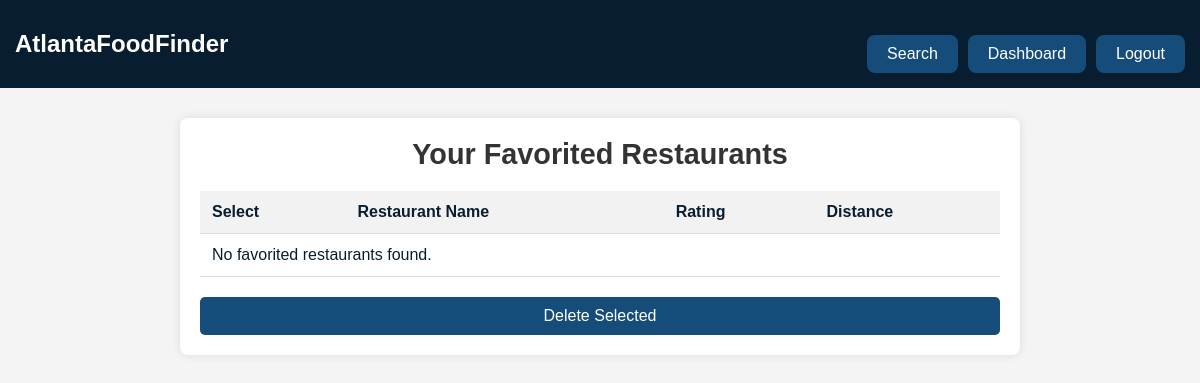
/finder/dashboard/ (signed in), run on an earlier commit of the app's database.
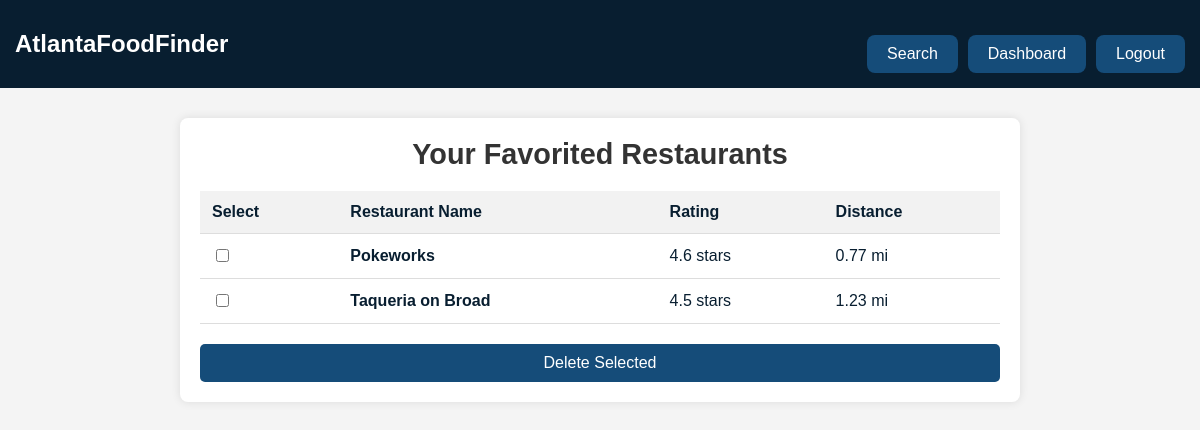
And on a later commit of the database.
### finder/models.py (models this page shows, shortened)
class Favorite(models.Model):
    user = models.ForeignKey(User, on_delete=models.CASCADE)  # Ensures that each favorite is tied to a user
    restaurant_name = models.CharField(max_length=255)
    address = models.CharField(max_length=255)  # Ensure the address is stored
    rating = models.DecimalField(max_digits=3, decimal_places=1)
    distance = models.DecimalField(max_digits=5, decimal_places=2)

### finder/views.py (the view)
# urls.py: path('finder/dashboard/', views.dashboard, name='dashboard'),
@login_required(login_url='my-login')
def dashboard(request):
    favorites = Favorite.objects.filter(user=request.user)
    return render(request, 'finder/dashboard.html', {'favorites': favorites})

### finder/templates/finder/dashboard.html (shortened to what this page needs)
{% extends 'finder/base.html' %}
{% load static %}
{% block content %}
<head>
  <link rel="stylesheet" href="/static/css/dashboard.css">
</head>
<div class="dashboard-container">
  <h1>Your Favorited Restaurants</h1>
  <div class="restaurant-list">
    <table>
      <thead>
        <tr>
          <th>Select</th>
          <th>Restaurant Name</th>
          <th>Rating</th>
          <th>Distance</th>
        </tr>
      </thead>
      <tbody id="restaurant-tbody">
        {% for favorite in favorites %}
        <tr>
          <td>
            <input type="checkbox" class="select-restaurant" value="{{ favorite.id }}">
          </td>
          <td><strong>{{ favorite.restaurant_name }}</strong></td>
          <td>{{ favorite.rating }} stars</td>
          <td>{{ favorite.distance }} mi</td>
        </tr>
        {% empty %}
        <tr>
          <td colspan="4">No favorited restaurants found.</td>
        </tr>
        {% endfor %}
      </tbody>
    </table>
  </div>
  <button id="delete-selected" class="action-btn">Delete Selected</button>
</div>
{% endblock %}

### finder/templates/finder/base.html (shortened to what this page needs)
{% load static %}
<!DOCTYPE html>
<html lang="en">
<head>
   <link rel="stylesheet" href="{% static 'css/results.css' %}">
    <nav class="navbar">
      <div class="navbar-left">
        <h1>AtlantaFoodFinder</h1>
      </div>
      <div class="navbar-right">
        <a href="{% url 'search' %}"><button class="nav-button">Search</button></a>
        <a href="{% url 'dashboard' %}"><button class="nav-button">Dashboard</button></a>
          <a href="{% url 'logout' %}"><button class="nav-button">Logout</button></a>
      </div>
    </nav>
</head>
<body>
    {% block content %}
    {% endblock %}
</body>
</html>

### finder/static/css/results.css (style rules this page uses)
body { font-family: "Verdana", sans-serif; margin: 0; padding: 0; background-color: #e0f1ff; color: #081e30; }
h1, h3 { color: #154c79; }
h1 { margin: 0; font-size: 1.8rem; }
.navbar { display: flex; justify-content: space-between; align-items: center; padding: 15px; background-color: #081e30; color: white; }
.navbar-left h1 { margin: 0; font-size: 24px; color: #ffffff; }
.navbar-right { display: flex; gap: 10px; }
.nav-button { background-color: #154c79; color: white; border: none; padding: 10px 20px; font-size: 16px; border-radius: 8px; cursor: pointer; }
button { padding: 10px 15px; margin-top: 20px; border: none; border-radius: 8px; background-color: #154c79; color: white; cursor: pointer; }

### finder/static/css/dashboard.css (style rules this page uses)
body { font-family: Arial, sans-serif; background-color: #f4f4f4; }
.dashboard-container { max-width: 800px; margin: 30px auto; padding: 20px; background: white; box-shadow: 0 0 10px rgba(0, 0, 0, 0.1); border-radius: 8px; }
h1 { text-align: center; color: #333; }
.restaurant-list { margin-top: 20px; }
table { width: 100%; border-collapse: collapse; }
th, td { padding: 12px; text-align: left; border-bottom: 1px solid #ddd; }
th { background-color: #f2f2f2; }
.action-btn { display: block; width: 100%; padding: 10px; background-color: #154c79; color: white; border: none; border-radius: 5px; cursor: pointer; font-size: 16px; margin-top: 20px; }

What changed in the data, as far as the page shows it:
added Favorite: restaurant_name "Pokeworks", rating "4.6", distance "0.77"
added Favorite: restaurant_name "Taqueria on Broad", rating "4.5", distance "1.23"
Also different on the page:
text no longer shown: "No favorited restaurants found."
